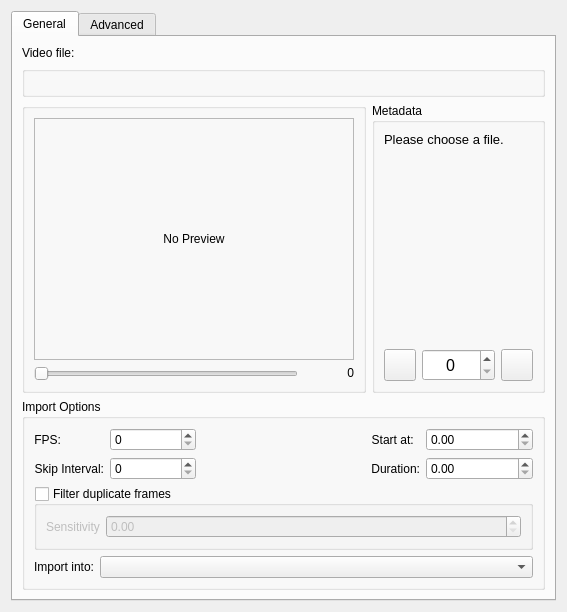
<?xml version="1.0" encoding="UTF-8"?>
<ui version="4.0">
 <author>
    SPDX-FileCopyrightText: none
    SPDX-License-Identifier: GPL-3.0-or-later
 </author>
 <class>VideoImportDialog</class>
 <widget class="QWidget" name="VideoImportDialog">
  <property name="geometry">
   <rect>
    <x>0</x>
    <y>0</y>
    <width>554</width>
    <height>559</height>
   </rect>
  </property>
  <property name="sizePolicy">
   <sizepolicy hsizetype="MinimumExpanding" vsizetype="MinimumExpanding">
    <horstretch>0</horstretch>
    <verstretch>0</verstretch>
   </sizepolicy>
  </property>
  <property name="windowTitle">
   <string>Video Animation Import</string>
  </property>
  <layout class="QVBoxLayout" name="verticalLayout_6">
   <item>
    <widget class="QTabWidget" name="tabWidget">
     <property name="currentIndex">
      <number>0</number>
     </property>
     <widget class="QWidget" name="tabGeneral">
      <attribute name="title">
       <string>General</string>
      </attribute>
      <layout class="QFormLayout" name="formLayout_5">
       <item row="0" column="0">
        <widget class="QLabel" name="fileLocationLabel">
         <property name="text">
          <string>Video file:</string>
         </property>
        </widget>
       </item>
       <item row="1" column="0" colspan="2">
        <widget class="KisWarningBlock" name="lblWarning"/>
       </item>
       <item row="2" column="0" colspan="2">
        <widget class="QWidget" name="widget_6" native="true">
         <layout class="QHBoxLayout" name="horizontalLayout_3">
          <property name="leftMargin">
           <number>0</number>
          </property>
          <property name="topMargin">
           <number>0</number>
          </property>
          <property name="rightMargin">
           <number>0</number>
          </property>
          <property name="bottomMargin">
           <number>0</number>
          </property>
          <item>
           <widget class="QGroupBox" name="groupBox_2">
            <layout class="QVBoxLayout" name="verticalLayout_2">
             <item>
              <widget class="QLabel" name="thumbnailImageHolder">
               <property name="minimumSize">
                <size>
                 <width>320</width>
                 <height>240</height>
                </size>
               </property>
               <property name="frameShape">
                <enum>QFrame::StyledPanel</enum>
               </property>
               <property name="text">
                <string>No Preview</string>
               </property>
               <property name="scaledContents">
                <bool>false</bool>
               </property>
               <property name="alignment">
                <set>Qt::AlignCenter</set>
               </property>
              </widget>
             </item>
             <item>
              <widget class="QWidget" name="widget_5" native="true">
               <property name="sizePolicy">
                <sizepolicy hsizetype="Preferred" vsizetype="Fixed">
                 <horstretch>0</horstretch>
                 <verstretch>0</verstretch>
                </sizepolicy>
               </property>
               <layout class="QHBoxLayout" name="horizontalLayout_2">
                <property name="leftMargin">
                 <number>0</number>
                </property>
                <property name="topMargin">
                 <number>0</number>
                </property>
                <property name="rightMargin">
                 <number>0</number>
                </property>
                <property name="bottomMargin">
                 <number>0</number>
                </property>
                <item>
                 <widget class="QSlider" name="videoPreviewSlider">
                  <property name="maximum">
                   <number>1</number>
                  </property>
                  <property name="orientation">
                   <enum>Qt::Horizontal</enum>
                  </property>
                 </widget>
                </item>
                <item>
                 <widget class="QLabel" name="videoPreviewSliderValueLabel">
                  <property name="sizePolicy">
                   <sizepolicy hsizetype="Preferred" vsizetype="Fixed">
                    <horstretch>0</horstretch>
                    <verstretch>0</verstretch>
                   </sizepolicy>
                  </property>
                  <property name="minimumSize">
                   <size>
                    <width>50</width>
                    <height>0</height>
                   </size>
                  </property>
                  <property name="text">
                   <string>0</string>
                  </property>
                  <property name="alignment">
                   <set>Qt::AlignRight|Qt::AlignTrailing|Qt::AlignVCenter</set>
                  </property>
                 </widget>
                </item>
               </layout>
              </widget>
             </item>
            </layout>
           </widget>
          </item>
          <item>
           <widget class="QGroupBox" name="groupBox">
            <property name="title">
             <string>Metadata</string>
            </property>
            <layout class="QVBoxLayout" name="verticalLayout_3">
             <item>
              <widget class="QLabel" name="fileLoadedDetails">
               <property name="sizePolicy">
                <sizepolicy hsizetype="Expanding" vsizetype="Expanding">
                 <horstretch>0</horstretch>
                 <verstretch>0</verstretch>
                </sizepolicy>
               </property>
               <property name="font">
                <font>
                 <pointsize>10</pointsize>
                 <kerning>true</kerning>
                </font>
               </property>
               <property name="text">
                <string>Please choose a file.</string>
               </property>
               <property name="alignment">
                <set>Qt::AlignLeading|Qt::AlignLeft|Qt::AlignTop</set>
               </property>
               <property name="wordWrap">
                <bool>true</bool>
               </property>
               <property name="margin">
                <number>8</number>
               </property>
              </widget>
             </item>
             <item>
              <layout class="QHBoxLayout" name="horizontalLayout_5">
               <item>
                <widget class="QPushButton" name="prevFrameButton">
                 <property name="sizePolicy">
                  <sizepolicy hsizetype="Fixed" vsizetype="Fixed">
                   <horstretch>0</horstretch>
                   <verstretch>0</verstretch>
                  </sizepolicy>
                 </property>
                 <property name="minimumSize">
                  <size>
                   <width>32</width>
                   <height>32</height>
                  </size>
                 </property>
                 <property name="maximumSize">
                  <size>
                   <width>32</width>
                   <height>32</height>
                  </size>
                 </property>
                 <property name="text">
                  <string/>
                 </property>
                </widget>
               </item>
               <item>
                <widget class="QSpinBox" name="currentFrameNumberInput">
                 <property name="maximumSize">
                  <size>
                   <width>96</width>
                   <height>32</height>
                  </size>
                 </property>
                 <property name="font">
                  <font>
                   <pointsize>12</pointsize>
                  </font>
                 </property>
                 <property name="alignment">
                  <set>Qt::AlignCenter</set>
                 </property>
                 <property name="maximum">
                  <number>99999</number>
                 </property>
                </widget>
               </item>
               <item>
                <widget class="QPushButton" name="nextFrameButton">
                 <property name="sizePolicy">
                  <sizepolicy hsizetype="Fixed" vsizetype="Fixed">
                   <horstretch>0</horstretch>
                   <verstretch>0</verstretch>
                  </sizepolicy>
                 </property>
                 <property name="minimumSize">
                  <size>
                   <width>32</width>
                   <height>32</height>
                  </size>
                 </property>
                 <property name="maximumSize">
                  <size>
                   <width>32</width>
                   <height>32</height>
                  </size>
                 </property>
                 <property name="text">
                  <string/>
                 </property>
                </widget>
               </item>
              </layout>
             </item>
            </layout>
           </widget>
          </item>
         </layout>
        </widget>
       </item>
       <item row="3" column="0" colspan="2">
        <widget class="QGroupBox" name="exportOptionsGroup">
         <property name="title">
          <string>Import Options</string>
         </property>
         <layout class="QFormLayout" name="formLayout_2">
          <item row="1" column="0" colspan="2">
           <widget class="QGroupBox" name="optionFilterDuplicates">
            <property name="toolTip">
             <string>Use ffmpeg to detect similar frames and reduce the total number of frames imported.</string>
            </property>
            <property name="title">
             <string>Filter duplicate frames</string>
            </property>
            <property name="flat">
             <bool>false</bool>
            </property>
            <property name="checkable">
             <bool>true</bool>
            </property>
            <property name="checked">
             <bool>false</bool>
            </property>
            <layout class="QFormLayout" name="formLayout">
             <property name="fieldGrowthPolicy">
              <enum>QFormLayout::ExpandingFieldsGrow</enum>
             </property>
             <item row="0" column="0">
              <widget class="QLabel" name="sensitivityLabel">
               <property name="sizePolicy">
                <sizepolicy hsizetype="Preferred" vsizetype="Preferred">
                 <horstretch>0</horstretch>
                 <verstretch>0</verstretch>
                </sizepolicy>
               </property>
               <property name="text">
                <string>Sensitivity</string>
               </property>
               <property name="indent">
                <number>-1</number>
               </property>
              </widget>
             </item>
             <item row="0" column="1">
              <widget class="KisDoubleSliderSpinBox" name="sensitivitySpinbox">
               <property name="sizePolicy">
                <sizepolicy hsizetype="MinimumExpanding" vsizetype="Preferred">
                 <horstretch>0</horstretch>
                 <verstretch>0</verstretch>
                </sizepolicy>
               </property>
               <property name="toolTip">
                <string>How sensitive should the duplicate frame filter be when determining
which frames are added to the animation.
The higher the sensitivity, the more frames are added.</string>
               </property>
              </widget>
             </item>
            </layout>
           </widget>
          </item>
          <item row="2" column="0">
           <widget class="QLabel" name="importDocumentLabel">
            <property name="text">
             <string>Import into:</string>
            </property>
            <property name="alignment">
             <set>Qt::AlignRight|Qt::AlignTrailing|Qt::AlignVCenter</set>
            </property>
           </widget>
          </item>
          <item row="2" column="1">
           <widget class="QComboBox" name="cmbDocumentHandler">
            <property name="sizePolicy">
             <sizepolicy hsizetype="MinimumExpanding" vsizetype="Fixed">
              <horstretch>0</horstretch>
              <verstretch>0</verstretch>
             </sizepolicy>
            </property>
           </widget>
          </item>
          <item row="0" column="0" colspan="2">
           <widget class="QWidget" name="widget" native="true">
            <layout class="QHBoxLayout" name="horizontalLayout_6">
             <property name="leftMargin">
              <number>0</number>
             </property>
             <property name="topMargin">
              <number>0</number>
             </property>
             <property name="rightMargin">
              <number>0</number>
             </property>
             <property name="bottomMargin">
              <number>0</number>
             </property>
             <item>
              <widget class="QWidget" name="widget_4" native="true">
               <layout class="QFormLayout" name="formLayout_7">
                <property name="leftMargin">
                 <number>0</number>
                </property>
                <property name="topMargin">
                 <number>0</number>
                </property>
                <property name="rightMargin">
                 <number>0</number>
                </property>
                <property name="bottomMargin">
                 <number>0</number>
                </property>
                <item row="0" column="0">
                 <widget class="QLabel" name="fpsLabel">
                  <property name="text">
                   <string>FPS:</string>
                  </property>
                  <property name="alignment">
                   <set>Qt::AlignRight|Qt::AlignTrailing|Qt::AlignVCenter</set>
                  </property>
                 </widget>
                </item>
                <item row="0" column="1">
                 <widget class="QSpinBox" name="fpsSpinbox"/>
                </item>
                <item row="1" column="0">
                 <widget class="QLabel" name="frameSkipLabel">
                  <property name="text">
                   <string>Skip Interval:</string>
                  </property>
                  <property name="alignment">
                   <set>Qt::AlignRight|Qt::AlignTrailing|Qt::AlignVCenter</set>
                  </property>
                 </widget>
                </item>
                <item row="1" column="1">
                 <widget class="QSpinBox" name="frameSkipSpinbox"/>
                </item>
               </layout>
              </widget>
             </item>
             <item>
              <widget class="QWidget" name="widget_2" native="true">
               <layout class="QFormLayout" name="formLayout_9">
                <property name="leftMargin">
                 <number>0</number>
                </property>
                <property name="topMargin">
                 <number>0</number>
                </property>
                <property name="rightMargin">
                 <number>0</number>
                </property>
                <property name="bottomMargin">
                 <number>0</number>
                </property>
                <item row="0" column="0" colspan="2">
                 <widget class="QLabel" name="fpsDocumentLabel">
                  <property name="text">
                   <string/>
                  </property>
                  <property name="alignment">
                   <set>Qt::AlignRight|Qt::AlignTrailing|Qt::AlignVCenter</set>
                  </property>
                 </widget>
                </item>
               </layout>
              </widget>
             </item>
             <item>
              <widget class="QWidget" name="widget_3" native="true">
               <layout class="QFormLayout" name="formLayout_8">
                <property name="leftMargin">
                 <number>0</number>
                </property>
                <property name="topMargin">
                 <number>0</number>
                </property>
                <property name="rightMargin">
                 <number>0</number>
                </property>
                <property name="bottomMargin">
                 <number>0</number>
                </property>
                <item row="0" column="0">
                 <widget class="QLabel" name="startExportingAtLabel">
                  <property name="text">
                   <string>Start at: </string>
                  </property>
                  <property name="alignment">
                   <set>Qt::AlignRight|Qt::AlignTrailing|Qt::AlignVCenter</set>
                  </property>
                 </widget>
                </item>
                <item row="0" column="1">
                 <widget class="QDoubleSpinBox" name="startExportingAtSpinbox">
                  <property name="sizePolicy">
                   <sizepolicy hsizetype="Minimum" vsizetype="Fixed">
                    <horstretch>0</horstretch>
                    <verstretch>0</verstretch>
                   </sizepolicy>
                  </property>
                  <property name="minimumSize">
                   <size>
                    <width>100</width>
                    <height>0</height>
                   </size>
                  </property>
                 </widget>
                </item>
                <item row="1" column="0">
                 <widget class="QLabel" name="exportDurationLabel">
                  <property name="text">
                   <string>Duration:</string>
                  </property>
                  <property name="alignment">
                   <set>Qt::AlignRight|Qt::AlignTrailing|Qt::AlignVCenter</set>
                  </property>
                 </widget>
                </item>
                <item row="1" column="1">
                 <widget class="QDoubleSpinBox" name="exportDurationSpinbox">
                  <property name="sizePolicy">
                   <sizepolicy hsizetype="Minimum" vsizetype="Fixed">
                    <horstretch>0</horstretch>
                    <verstretch>0</verstretch>
                   </sizepolicy>
                  </property>
                  <property name="minimumSize">
                   <size>
                    <width>100</width>
                    <height>0</height>
                   </size>
                  </property>
                 </widget>
                </item>
               </layout>
              </widget>
             </item>
            </layout>
           </widget>
          </item>
         </layout>
        </widget>
       </item>
       <item row="0" column="1">
        <widget class="KisFileNameRequester" name="fileLocation" native="true"/>
       </item>
      </layout>
     </widget>
     <widget class="QWidget" name="tabOptions">
      <attribute name="title">
       <string>Advanced</string>
      </attribute>
      <layout class="QFormLayout" name="formLayout_6">
       <item row="0" column="0" colspan="2">
        <widget class="QGroupBox" name="optionsDocumentGroup">
         <property name="title">
          <string>Document</string>
         </property>
         <layout class="QFormLayout" name="formLayout1">
          <item row="0" column="0">
           <widget class="QLabel" name="documentWidthLabel">
            <property name="text">
             <string>Width:</string>
            </property>
            <property name="alignment">
             <set>Qt::AlignRight|Qt::AlignTrailing|Qt::AlignVCenter</set>
            </property>
           </widget>
          </item>
          <item row="0" column="1">
           <widget class="QSpinBox" name="documentWidthSpinbox"/>
          </item>
          <item row="1" column="0">
           <widget class="QLabel" name="documentHeightLabel">
            <property name="text">
             <string>Height:</string>
            </property>
            <property name="alignment">
             <set>Qt::AlignRight|Qt::AlignTrailing|Qt::AlignVCenter</set>
            </property>
           </widget>
          </item>
          <item row="1" column="1">
           <widget class="QSpinBox" name="documentHeightSpinbox"/>
          </item>
         </layout>
        </widget>
       </item>
       <item row="1" column="0" colspan="2">
        <widget class="QGroupBox" name="optionsImportVideoScaleGroup">
         <property name="title">
          <string>Import Video Scale</string>
         </property>
         <layout class="QFormLayout" name="formLayout_3">
          <item row="0" column="0">
           <widget class="QLabel" name="videoWidthLabel">
            <property name="text">
             <string>Width:</string>
            </property>
            <property name="alignment">
             <set>Qt::AlignRight|Qt::AlignTrailing|Qt::AlignVCenter</set>
            </property>
           </widget>
          </item>
          <item row="0" column="1">
           <widget class="QSpinBox" name="videoWidthSpinbox"/>
          </item>
          <item row="1" column="0">
           <widget class="QLabel" name="videoHeightLabel">
            <property name="text">
             <string>Height:</string>
            </property>
            <property name="alignment">
             <set>Qt::AlignRight|Qt::AlignTrailing|Qt::AlignVCenter</set>
            </property>
           </widget>
          </item>
          <item row="1" column="1">
           <widget class="QSpinBox" name="videoHeightSpinbox"/>
          </item>
          <item row="2" column="0">
           <widget class="QLabel" name="videoScaleFilterLabel">
            <property name="text">
             <string comment="Resize interpolation method list label">Filter:</string>
            </property>
            <property name="alignment">
             <set>Qt::AlignRight|Qt::AlignTrailing|Qt::AlignVCenter</set>
            </property>
           </widget>
          </item>
          <item row="2" column="1">
           <widget class="QComboBox" name="cmbVideoScaleFilter"/>
          </item>
         </layout>
        </widget>
       </item>
       <item row="2" column="0" colspan="2">
        <widget class="QGroupBox" name="optionsFFMpegGroup">
         <property name="title">
          <string>FFmpeg</string>
         </property>
         <layout class="QFormLayout" name="formLayout_4">
          <item row="0" column="0">
           <widget class="QLabel" name="ffmpegLocationLabel">
            <property name="text">
             <string>FFmpeg path:</string>
            </property>
           </widget>
          </item>
          <item row="0" column="1">
           <layout class="QHBoxLayout" name="horizontalLayout">
            <item>
             <widget class="QComboBox" name="cmbFFMpegLocation"/>
            </item>
            <item>
             <widget class="QToolButton" name="ffmpegPickerButton">
              <property name="sizePolicy">
               <sizepolicy hsizetype="Fixed" vsizetype="Minimum">
                <horstretch>0</horstretch>
                <verstretch>0</verstretch>
               </sizepolicy>
              </property>
              <property name="text">
               <string>...</string>
              </property>
             </widget>
            </item>
           </layout>
          </item>
          <item row="1" column="0">
           <widget class="QLabel" name="ffprobeLocationLabel">
            <property name="text">
             <string>FFprobe path:</string>
            </property>
           </widget>
          </item>
          <item row="1" column="1">
           <layout class="QHBoxLayout" name="horizontalLayout_4">
            <item>
             <widget class="QComboBox" name="cmbFFProbeLocation"/>
            </item>
            <item>
             <widget class="QToolButton" name="ffprobePickerButton">
              <property name="sizePolicy">
               <sizepolicy hsizetype="Fixed" vsizetype="Minimum">
                <horstretch>0</horstretch>
                <verstretch>0</verstretch>
               </sizepolicy>
              </property>
              <property name="text">
               <string>...</string>
              </property>
             </widget>
            </item>
           </layout>
          </item>
         </layout>
        </widget>
       </item>
      </layout>
     </widget>
    </widget>
   </item>
  </layout>
 </widget>
 <customwidgets>
  <customwidget>
   <class>KisDoubleSliderSpinBox</class>
   <extends>QDoubleSpinBox</extends>
   <header location="global">kis_slider_spin_box.h</header>
   <container>1</container>
  </customwidget>
  <customwidget>
   <class>KisWarningBlock</class>
   <extends>QGroupBox</extends>
   <header location="global">kis_warning_block.h</header>
   <container>1</container>
  </customwidget>
  <customwidget>
   <class>KisFileNameRequester</class>
   <extends>QWidget</extends>
   <header location="global">kis_file_name_requester.h</header>
   <container>1</container>
  </customwidget>
 </customwidgets>
 <tabstops>
  <tabstop>tabWidget</tabstop>
  <tabstop>videoPreviewSlider</tabstop>
  <tabstop>prevFrameButton</tabstop>
  <tabstop>currentFrameNumberInput</tabstop>
  <tabstop>nextFrameButton</tabstop>
  <tabstop>fpsSpinbox</tabstop>
  <tabstop>frameSkipSpinbox</tabstop>
  <tabstop>startExportingAtSpinbox</tabstop>
  <tabstop>exportDurationSpinbox</tabstop>
  <tabstop>optionFilterDuplicates</tabstop>
  <tabstop>sensitivitySpinbox</tabstop>
  <tabstop>cmbDocumentHandler</tabstop>
  <tabstop>documentWidthSpinbox</tabstop>
  <tabstop>documentHeightSpinbox</tabstop>
  <tabstop>videoWidthSpinbox</tabstop>
  <tabstop>videoHeightSpinbox</tabstop>
  <tabstop>cmbVideoScaleFilter</tabstop>
  <tabstop>cmbFFMpegLocation</tabstop>
  <tabstop>ffmpegPickerButton</tabstop>
  <tabstop>cmbFFProbeLocation</tabstop>
  <tabstop>ffprobePickerButton</tabstop>
 </tabstops>
 <resources/>
 <connections/>
</ui>
